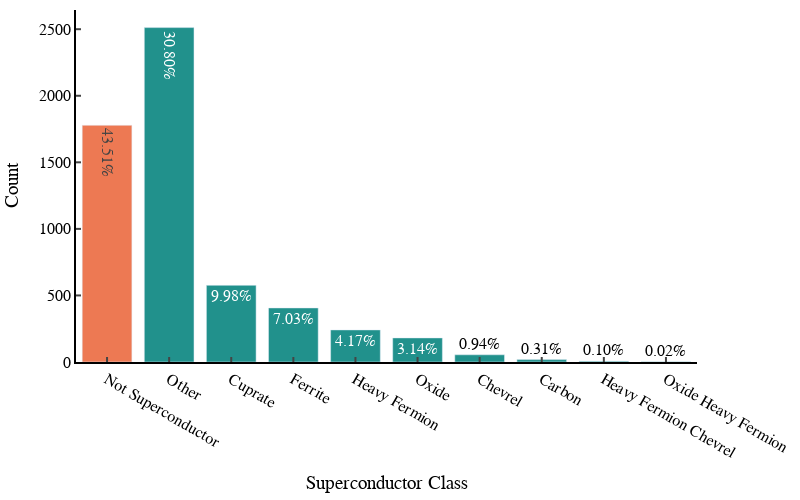

Here is the notebook cell this chart was saved with:
### Code cell
sc_class_counts = sc_class_counts.reindex(['Not Superconductor', 'Other', 'Cuprate', 'Ferrite', 'Heavy Fermion', 'Oxide', 'Chevrel', 'Carbon', 'Heavy Fermion Chevrel', 'Oxide Heavy Fermion'])
precentages = (df_MP["sc_class_name"].value_counts()/total_dataset_length)*100

# Create a bar plot
data = [go.Bar(x=sc_class_counts.index,
               y=sc_class_counts.values,
               text= [f'{x:.2f}%' for x in precentages],
               textposition='auto',
               marker = dict(color=['rgb(237, 121, 83)', 'rgb(33, 145, 140)', 'rgb(33, 145, 140)', 'rgb(33, 145, 140)', 'rgb(33, 145, 140)', 'rgb(33, 145, 140)', 'rgb(33, 145, 140)', 'rgb(33, 145, 140)', 'rgb(33, 145, 140)', 'rgb(33, 145, 140)']))]

# Create the layout
layout = go.Layout(xaxis=dict(title="Superconductor Class", showline=True, linewidth=2, linecolor='black',
                              ticks='inside', tickwidth=2, ticklen=5),
                   yaxis=dict(title="Count", showline=True, linewidth=2, linecolor='black',
                              ticks='inside', tickwidth=2, ticklen=5), 
                   width=800,
                   height=500,
                   plot_bgcolor='white',
                   paper_bgcolor='white', 
                   font=dict(family='Helvetica', size=16, color='black'),
                   margin=dict(l=10, r=10, b=10, t=10))

# Create the figure
fig = go.Figure(data=data, layout=layout)

# Show the figure
fig.show()

### Figure 1 — Plotly figure (JSON) as saved in the notebook; plotly's stock layout.template omitted (floating-point values rounded to 4 significant figures)
{"data": [{"marker": {"color": ["rgb(237, 121, 83)", "rgb(33, 145, 140)", "rgb(33, 145, 140)", "rgb(33, 145, 140)", "rgb(33, 145, 140)", "rgb(33, 145, 140)", "rgb(33, 145, 140)", "rgb(33, 145, 140)", "rgb(33, 145, 140)", "rgb(33, 145, 140)"]}, "text": ["43.51%", "30.80%", "9.98%", "7.03%", "4.17%", "3.14%", "0.94%", "0.31%", "0.10%", "0.02%"], "textposition": "auto", "type": "bar", "x": ["Not Superconductor", "Other", "Cuprate", "Ferrite", "Heavy Fermion", "Oxide", "Chevrel", "Carbon", "Heavy Fermion Chevrel", "Oxide Heavy Fermion"], "y": [1778, 2512, 576, 406, 241, 181, 54, 18, 6, 1]}], "layout": {"font": {"color": "black", "family": "Helvetica", "size": 16}, "height": 500, "margin": {"b": 10, "l": 10, "r": 10, "t": 10}, "paper_bgcolor": "white", "plot_bgcolor": "white", "width": 800, "xaxis": {"linecolor": "black", "linewidth": 2, "showline": true, "ticklen": 5, "ticks": "inside", "tickwidth": 2, "title": {"text": "Superconductor Class"}}, "yaxis": {"linecolor": "black", "linewidth": 2, "showline": true, "ticklen": 5, "ticks": "inside", "tickwidth": 2, "title": {"text": "Count"}}}}
